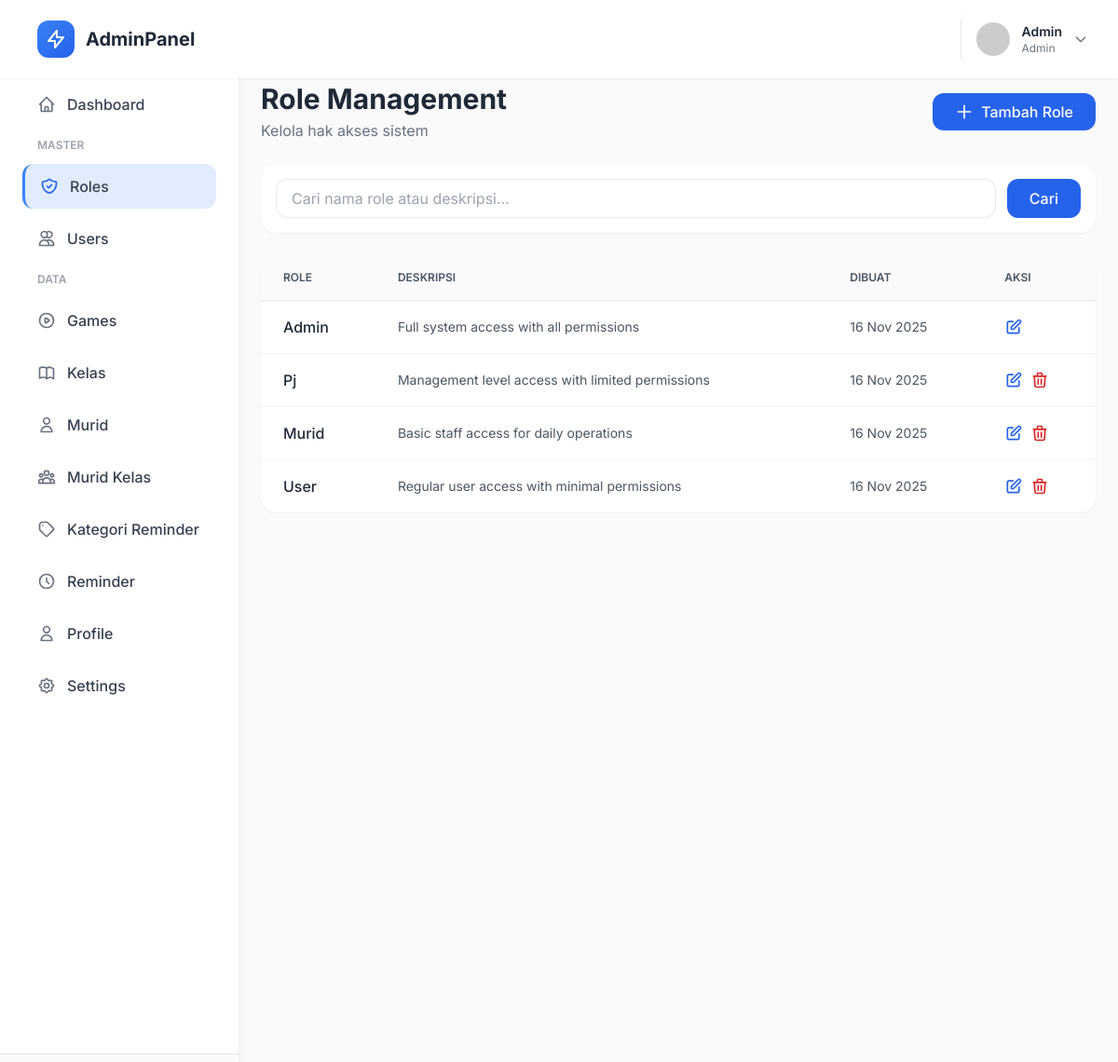
Screenshot of /index.php?page=roles (signed in) with the database file from the repository.
### tables this page shows
CREATE TABLE IF NOT EXISTS users (
    id INT PRIMARY KEY AUTO_INCREMENT,
    username VARCHAR(50) NOT NULL UNIQUE,
    email VARCHAR(100) NOT NULL UNIQUE,
    password VARCHAR(255) NOT NULL,
    first_name VARCHAR(50),
    last_name VARCHAR(50),
    phone VARCHAR(20),
    avatar VARCHAR(255) DEFAULT 'default-avatar.png',
    role_id INT NOT NULL DEFAULT 4,
    is_active TINYINT(1) DEFAULT 1,
    last_login DATETIME,
    created_at TIMESTAMP DEFAULT CURRENT_TIMESTAMP,
    updated_at TIMESTAMP DEFAULT CURRENT_TIMESTAMP ON UPDATE CURRENT_TIMESTAMP,
    FOREIGN KEY (role_id) REFERENCES roles(id) ON DELETE RESTRICT,
    INDEX idx_username (username),
    INDEX idx_email (email),
    INDEX idx_role_id (role_id)
);

CREATE TABLE IF NOT EXISTS roles (
    id INT PRIMARY KEY AUTO_INCREMENT,
    role_name VARCHAR(50) NOT NULL UNIQUE,
    description TEXT,
    created_at TIMESTAMP DEFAULT CURRENT_TIMESTAMP
);

### includes/functions.php (called while the page is built, shortened)
<?php
function isLoggedIn() {
    return isset($_SESSION['user_id']);
}
function getCurrentUser() {
    global $pdo;
    $stmt = $pdo->prepare("
        SELECT u.*, r.role_name
        FROM users u
        JOIN roles r ON u.role_id = r.id
        WHERE u.id = ?
    ");
    $stmt->execute([$_SESSION['user_id']]);
    return $stmt->fetch();
}
function hasRole($roleNames) {
    $user = getCurrentUser();
    if (is_array($roleNames)) {
        return in_array($user['role_name'], $roleNames);
    }
    return $user['role_name'] === $roleNames;
}
function getAvatarUrl($avatar) {
    if (empty($avatar) || $avatar === 'default-avatar.png') {
        return 'https://ui-avatars.com/api/?name=' . urlencode($_SESSION['username'] ?? 'User') . '&background=3b82f6&color=fff';
    }
    return BASE_URL . 'assets/uploads/avatars/' . $avatar;
}

### includes/auth_check.php (called while the page is built, shortened)
<?php
require_once __DIR__ . '/db_connect.php';
require_once __DIR__ . '/functions.php';
$currentUser = getCurrentUser();

### pages/roles/index.php (the view, shortened to what this page needs)
<?php
$action = isset($_GET['action']) ? cleanInput($_GET['action']) : 'list';
switch ($action) {
    default:
        $search = isset($_GET['search']) ? cleanInput($_GET['search']) : '';
        $sql = "SELECT * FROM roles WHERE 1=1";
        $sql .= " ORDER BY created_at DESC";
        $stmt = $pdo->prepare($sql);
        $stmt->execute();
        $roles = $stmt->fetchAll();
?>
<div class="mb-6 flex flex-col md:flex-row justify-between items-start md:items-center gap-4">
    <div>
        <h1 class="text-3xl font-bold text-gray-800">Role Management</h1>
        <p class="text-gray-500 mt-1">Kelola hak akses sistem</p>
    </div>
    <?php if (hasRole('admin')): ?>
    <a href="index.php?page=roles&action=create" class="bg-blue-600 hover:bg-blue-700 text-white font-medium py-2 px-6 rounded-xl transition-colors inline-flex items-center space-x-2">
        <svg class="w-5 h-5" fill="none" stroke="currentColor" viewBox="0 0 24 24">
            <path stroke-linecap="round" stroke-linejoin="round" stroke-width="2" d="M12 4v16m8-8H4"/>
        </svg>
        <span>Tambah Role</span>
    </a>
    <?php endif; ?>
</div>
<div class="bg-white rounded-2xl shadow-sm p-4 mb-6">
    <form method="GET" class="flex flex-col md:flex-row gap-3">
        <div class="flex-1">
            <input type="text" name="search" value="<?php echo htmlspecialchars($search); ?>"
                   placeholder="Cari nama role atau deskripsi..."
                   class="w-full px-4 py-2 border border-gray-200 rounded-xl focus:ring-2 focus:ring-blue-500 focus:border-transparent outline-none">
        </div>
        <button type="submit" class="bg-blue-600 hover:bg-blue-700 text-white font-medium px-6 py-2 rounded-xl transition-colors">
            Cari
        </button>
    </form>
</div>
<div class="bg-white rounded-2xl shadow-sm overflow-hidden">
    <div class="overflow-x-auto">
        <table class="w-full">
            <thead class="bg-gray-50 border-b">
                <tr>
                    <th class="px-6 py-4 text-left text-xs font-semibold text-gray-600 uppercase">Role</th>
                    <th class="px-6 py-4 text-left text-xs font-semibold text-gray-600 uppercase">Deskripsi</th>
                    <th class="px-6 py-4 text-left text-xs font-semibold text-gray-600 uppercase">Dibuat</th>
                    <th class="px-6 py-4 text-left text-xs font-semibold text-gray-600 uppercase">Aksi</th>
                </tr>
            </thead>
            <tbody class="divide-y divide-gray-100">
                <?php if (count($roles) > 0): ?>
                    <?php foreach ($roles as $role): ?>
                    <tr class="hover:bg-gray-50 transition-colors">
                        <td class="px-6 py-4">
                            <div class="font-medium text-gray-800"><?php echo htmlspecialchars(ucfirst($role['role_name'])); ?></div>
                        </td>
                        <td class="px-6 py-4 text-sm text-gray-600"><?php echo htmlspecialchars($role['description']); ?></td>
                        <td class="px-6 py-4 text-sm text-gray-600"><?php echo date('d M Y', strtotime($role['created_at'])); ?></td>
                        <td class="px-6 py-4">
                            <div class="flex items-center space-x-2">
                                <a href="index.php?page=roles&action=edit&id=<?php echo $role['id']; ?>"
                                   class="text-blue-600 hover:text-blue-800 transition-colors" title="Edit">
                                    <svg class="w-5 h-5" fill="none" stroke="currentColor" viewBox="0 0 24 24">
                                        <path stroke-linecap="round" stroke-linejoin="round" stroke-width="2" d="M11 5H6a2 2 0 00-2 2v11a2 2 0 002 2h11a2 2 0 002-2v-5m-1.414-9.414a2 2 0 112.828 2.828L11.828 15H9v-2.828l8.586-8.586z"/>
                                    </svg>
                                </a>
                                <?php if (hasRole('admin') && $role['role_name'] !== 'admin'): ?>
                                <a href="index.php?page=roles&action=delete&id=<?php echo $role['id']; ?>"
                                   onclick="return confirmDelete('Apakah Anda yakin ingin menghapus role <?php echo htmlspecialchars($role['role_name']); ?>?')"
                                   class="text-red-600 hover:text-red-800 transition-colors" title="Hapus">
                                    <svg class="w-5 h-5" fill="none" stroke="currentColor" viewBox="0 0 24 24">
                                        <path stroke-linecap="round" stroke-linejoin="round" stroke-width="2" d="M19 7l-.867 12.142A2 2 0 0116.138 21H7.862a2 2 0 01-1.995-1.858L5 7m5 4v6m4-6v6m1-10V4a1 1 0 00-1-1h-4a1 1 0 00-1 1v3M4 7h16"/>
                                    </svg>
                                </a>
                                <?php endif; ?>
                            </div>
                        </td>
                    </tr>
                    <?php endforeach; ?>
                <?php endif; ?>
            </tbody>
        </table>
    </div>
</div>
<?php
        break;
}
?>

### includes/header.php (shortened to what this page needs)
<!DOCTYPE html>
<html lang="id">
<head>
    <script src="https://cdn.tailwindcss.com"></script>
</head>
<body class="bg-gray-50">
    <nav class="bg-white shadow-sm fixed top-0 left-0 right-0 z-50">
        <div class="flex items-center justify-between px-6 py-4">
            <div class="flex items-center space-x-4">
                <div class="flex items-center space-x-3">
                    <div class="w-10 h-10 bg-gradient-to-br from-blue-500 to-blue-600 rounded-xl flex items-center justify-center">
                        <svg class="w-6 h-6 text-white" fill="none" stroke="currentColor" viewBox="0 0 24 24">
                            <path stroke-linecap="round" stroke-linejoin="round" stroke-width="2" d="M13 10V3L4 14h7v7l9-11h-7z"/>
                        </svg>
                    </div>
                    <span class="text-xl font-bold text-gray-800"><?php echo SITE_NAME; ?></span>
                </div>
            </div>
            <div class="flex items-center space-x-4">
                <div class="relative">
                    <button onclick="toggleProfileMenu()" class="flex items-center space-x-3 pl-4 border-l hover:bg-gray-50 rounded-lg p-2 transition-colors">
                        <img src="<?php echo getAvatarUrl($currentUser['avatar']); ?>" class="w-9 h-9 rounded-full">
                        <div class="hidden md:block text-left">
                            <p class="text-sm font-semibold text-gray-800"><?php echo htmlspecialchars($currentUser['first_name']); ?></p>
                            <p class="text-xs text-gray-500"><?php echo ucfirst($currentUser['role_name']); ?></p>
                        </div>
                        <svg class="w-4 h-4 text-gray-500" fill="none" stroke="currentColor" viewBox="0 0 24 24">
                            <path stroke-linecap="round" stroke-linejoin="round" stroke-width="2" d="M19 9l-7 7-7-7"/>
                        </svg>
                    </button>
                </div>
            </div>
        </div>
    </nav>

### includes/header.php (style rules this page uses)
* { font-family: 'Inter', sans-serif; }
body { background: #f8f9fa; }

### rows the page displays
users: first_name "Admin", role.role_name "Admin"
roles: role_name "Admin", description "Full system access with all permissions", created_at "16 Nov 2025"
roles: role_name "Pj", description "Management level access with limited permissions", created_at "16 Nov 2025"
roles: role_name "Murid", description "Basic staff access for daily operations", created_at "16 Nov 2025"
roles: role_name "User", description "Regular user access with minimal permissions", created_at "16 Nov 2025"

### other values shown
SITE_NAME "AdminPanel"
